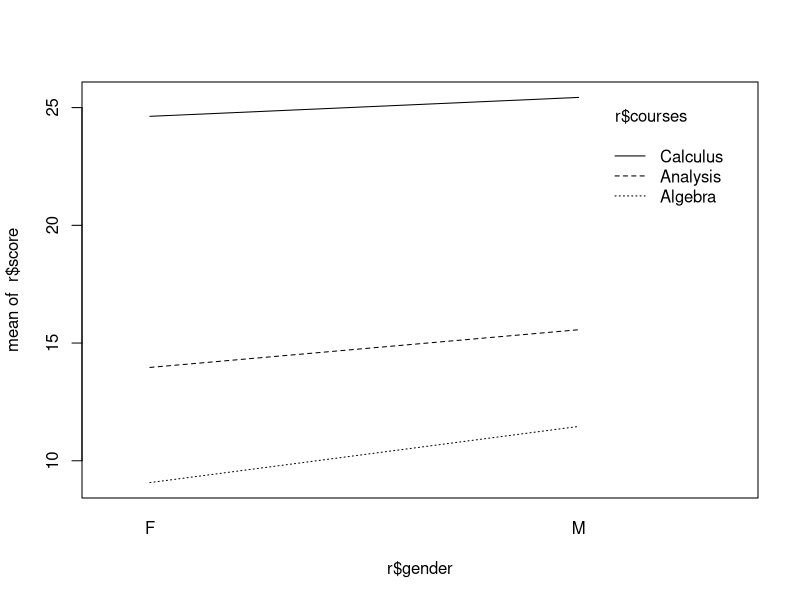
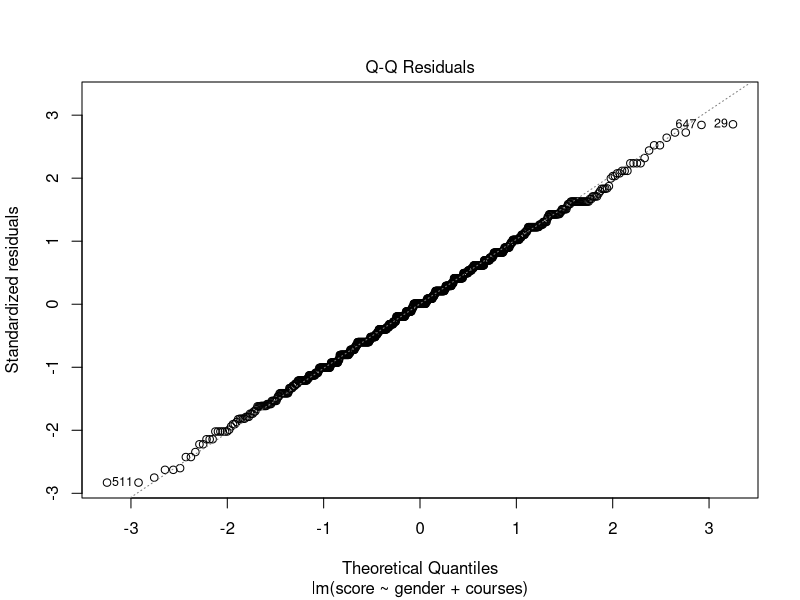

Write the R code that produced these figures, in order. (Note: this script raises an error after producing the figures.)
install.packages("car")
library('car')

r <- read.csv("math.csv", header = TRUE)
#Definition, make factors
r$gender <- factor(r$gender)
r$courses<- factor(r$courses)

summary(r)
#Draw interaction plot
interaction.plot(r$gender,r$courses,r$score)

model7 <- lm(score ~ gender + courses, data = r)
plot(model7,2)

residuals<-residuals(object = model7)
shapiro.test(residuals)

anova<-anova(model7, type = 'II')

plot(model7,1)


